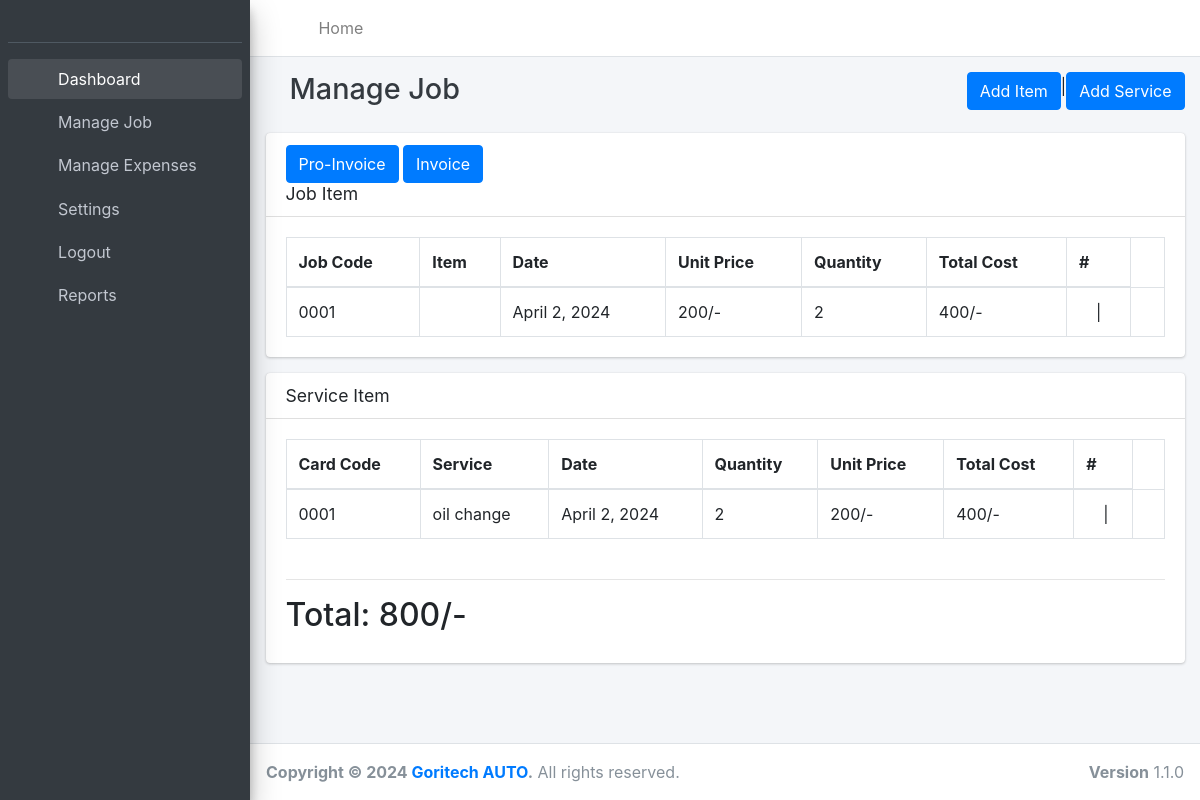
/manage_damages/1/, run on the app's committed database.
### spare/models/garage.py (models this page shows, shortened)
class JobCardItems(models.Model):
    JOB_STATUS_OPTIONS = [
        ('pending', 'Pending'),
        ('approved', 'Approved'),
        ('cancelled', 'Cancelled'),
    ]
    date=models.DateField(auto_now=True)
    items = models.CharField(max_length=100)
    jobcard = models.ForeignKey(
        JobCard,
        on_delete=models.CASCADE,
        related_name='job_card_items'
    )
    item_price = models.IntegerField()
    quantity = models.IntegerField()
    description = models.TextField(max_length=50)
    status=models.CharField(choices=JOB_STATUS_OPTIONS,default='pending',max_length=50)
    class Meta:
        verbose_name = ("JobCardItem")
        verbose_name_plural = ("JobCardItems")
    @property
    def total_item_cost(self):
        total_item_cost = self.item_price * self.quantity
        return total_item_cost

class JobCard(models.Model):
    code = models.CharField(max_length=10)
    date_in = models.DateField()
    date_out = models.CharField(max_length=10,null=True,blank=True)
    plate_no = models.CharField(max_length=10,null=True, blank=True)
    car_model = models.CharField( max_length=20,null=True, blank=True)
    customer_name = models.CharField(max_length=30,null=True, blank=True)
    customer_contact = models.CharField(max_length=15,null=True, blank=True)
    customer_email = models.EmailField(max_length=254, null=True, blank=True)
    supervisor = models.CharField(max_length=50)
    year = models.CharField(max_length=50,null=True, blank=True)
    mileage_in = models.CharField(max_length=50,null=True, blank=True)
    mileage_out = models.CharField(max_length=50,null=True, blank=True)
    brought_in_by = models.CharField(max_length=50)
    Taken_out_by = models.CharField(max_length=50,null=True, blank=True)
    fuel_gauge_in=models.CharField(max_length=50,null=True, blank=True)
    fuel_gauge_out=models.CharField(max_length=50,null=True, blank=True)
    number_of_nuts = models.IntegerField()
    car_description=models.TextField()
    Aprov_TYPE_CHOICES=[
        ('Approved','Approved'),
        ('Not Approved','Not Approved')
    ]
    customer_approval = models.CharField(choices=Aprov_TYPE_CHOICES,default='Approved',max_length=50)
    DASH_TYPE_CHOICES=[
        ('ON','ON'),
        ('OFF','OFF')
    ]
    dash_light_on = models.CharField(choices=DASH_TYPE_CHOICES,default='ON',max_length=50)
    CAR_TYPE_CHOICES=[
        ('SALOON','SALOON'),
        ('STATION WAGON','STATION WAGON'),
        ('SUV','SUV'),
        ('PICKUP','PICKUP')
    ]
    car_type = models.CharField(choices= CAR_TYPE_CHOICES,default='SUV',max_length=50)
    items_in_car =models.TextField()
    class Meta:
        verbose_name = ("jobcard")
        verbose_name_plural = ("jobcards")
    def __str__(self):
        return f'{self.code} - {self.plate_no}'

class JobCardService(models.Model):
    STATUS_OPTIONS = [
        ('pending', 'Pending'),
        ('approved', 'Approved'),
        ('cancelled', 'Cancelled'),
    ]
    date=models.DateField(auto_now=True)
    service = models.ForeignKey(Service, on_delete=models.CASCADE, related_name="service")
    service_price = models.ForeignKey(
        ServicePrice,
        on_delete=models.CASCADE,
        related_name = 'job_card_service'
        )
    jobcard = models.ForeignKey(
        JobCard,
        on_delete=models.CASCADE,
    )
    service_price_final = models.IntegerField()
    quantity = models.IntegerField()
    status=models.CharField(choices=STATUS_OPTIONS,default='pending',max_length=50)
    class Meta:
        verbose_name = ("JobCardService")
        verbose_name_plural = ("JobCardServices")
    @property
    def total_cost(self):
        total_cost = self.service_price_final *self.quantity
        return total_cost

class Service(models.Model):
    name = models.CharField(verbose_name="Service Name", max_length=50)
    description = models.TextField()
    class Meta:
        verbose_name = ("Service")
        verbose_name_plural = ("Services")
    def __str__(self):
        return self.name

### spare/views/items_views.py (the view, shortened to what this page needs)
# urls.py: path('manage_damages/<int:job_request_id>/',item_views.manage_damage, name='manage_damage'),
def manage_damage(request,job_request_id):
    job_request = get_jobcard(job_request_id)
    job_item_form = JobItemForm(initial={"jobcard":job_request})
    job_item_request = get_job_card_on_request(job_request)
    item_service_form = JobServiceForm(initial={"jobcard":job_request})
    item_in_service = get_jobx_card_on_request(job_request)
    item_total = get_job_card_item_total(job_request)
    service_total = get_job_card_service_total(job_request)
    total = item_total + service_total
    context = {
        "job_item_f":job_item_form,
        "job_item":job_item_request,
        "service_form":item_service_form,
        "service_items":item_in_service,
        "job_request":job_request,
        "total": total,
    }
    return render(request,"jobcard/manage_damages.html", context)

### spare/models/garage.py (called while the page is built)
    def __str__(self):
        return f'{self.car_model} - {self.service} - {self.amount}'

### spare/selectors/garage_selectors/jobcard_selector.py (called while the page is built)
def get_jobcard(jobcard_id):
    return JobCard.objects.get(pk=jobcard_id)

def get_job_card_on_request(job_request):
    return JobCardItems.objects.filter(jobcard=job_request)

def get_jobx_card_on_request(job_request):
    return JobCardService.objects.filter(jobcard=job_request)

def get_job_card_item_total(job_card):
    job_card_items = JobCardItems.objects.filter(jobcard=job_card)
    total = 0
    for item in job_card_items:
        total += item.total_item_cost
    return total

def get_job_card_service_total(job_card):
    job_card_service = JobCardService.objects.filter(jobcard=job_card)
    total = 0
    for service in job_card_service:
        total += service.total_cost
    return total

### spare/templates/jobcard/manage_damages.html (shortened to what this page needs)
{% extends 'base.html' %}
{% load static %}
{% load crispy_forms_tags %}
{% load humanize %}
{%block page_title%}
Manage Job
{% endblock%}
{% block right_button%}
<button type="button" class="btn btn-primary" data-toggle="modal" data-target="#modal-add-sample">
    Add Item
</button> |
<button type="button" class="btn btn-primary" data-toggle="modal" data-target="#modal-add-car">
    Add Service
</button>
{% endblock %}
{% block content %}
<div class="container-fluid">
    <div class="row">
        <div class="col-12">
            <div class="card">
                <div class="card-header">
                    <a class="btn btn-primary" href="{% url 'print_pro_invoices' job_request.id %}">
                        Pro-Invoice
                    </a>
                    <a class="btn btn-primary" href="{% url 'print_invoice' job_request.id %}">
                        Invoice
                    </a>
                    <br>
                    <h3 class="card-title">Job Item</h3>
                </div>
                <div class="card-body">
                {%if job_item %}
                <table id="studenttable" class="table table-bordered table-hover" data-page-length='100'>
                        <thead>
                        <tr>
                            <th>Job Code</th>
                            <th>Item</th>
                            <th>Date</th>
                            <th>Unit Price</th>
                            <th>Quantity</th>
                            <th>Total Cost</th>
                            <th>#</th>
                        </tr>
                        </thead>
                        <tbody>
                        {% for item in job_item %}
                        <tr>
                            <td>{{item.jobcard.code}}</td>
                            <td>{{item.items.item.item_name}}</td>
                            <td>{{item.date}}</td>
                            <td>{{item.item_price|intcomma}}/-</td>
                            <td>{{item.quantity}}</td>
                            <td>{{item.total_item_cost|intcomma}}/-</td>
                            <td>
                                <a href="{% url 'edit_job_card_item' item.id %}" style="color:inherit">
                                    <i class="fa fa-edit"></i>
                                </a> |
                            <td>
                        </tr>
                        {% endfor %}
                        </tbody>
                    </table>
                </div>
                {%else%}
                <div class="card-body">
                    <h4>No Data available</h4>
                </div>
                {%endif%}
            </div>
            <div class="card">
                {%if service_items %}
                <div class="card-header">
                    <h3 class="card-title">Service Item</h3>
                </div>
                <div class="card-body">
                <table id="studenttable" class="table table-bordered table-hover" data-page-length='100'>
                        <thead>
                        <tr>
                            <th>Card Code</th>
                            <th>Service</th>
                            <th>Date</th>
                            <th>Quantity</th>
                            <th>Unit Price</th>
                            <th>Total Cost</th>
                            <th>#</th>
                        </tr>
                        </thead>
                        <tbody>
                        {% for services in service_items %}
                        <tr>
                            <td>{{services.jobcard.code}}</td>
                            <td>{{services.service}}</td>
                            <td>{{services.date}}</td>
                            <td>{{services.quantity}}</td>
                            <td>{{services.service_price_final|intcomma}}/-</td>
                            <td>{{services.total_cost|intcomma}}/-</td>
                            <td>
                                <a href="{% url 'edit_job_card_service' job_request.id %}" style="color:inherit">
                                    <i class="fa fa-edit"></i>
                                </a> |
                            <td>
                        </tr>
                        {% endfor %}
                        </tbody>
                    </table>
                    <br><hr>
                    <h2>Total: {{total|intcomma}}/-</h2>
                </div>
                {%else%}
                <div class="card-body">
                    <h4>No Data available</h4>
                </div>
                {%endif%}
            </div>
        </div>
    </div>
</div>
{% endblock content %}

### data on the page
JobCardItems: jobcard.code "0001", date "April 2, 2024", item_price "200", quantity "2", total_item_cost "400"
JobCardService: jobcard.code "0001", service "oil change", date "April 2, 2024", quantity "2", service_price_final "200", total_cost "400"

### other printed values
{{ total|intcomma }} "800"
